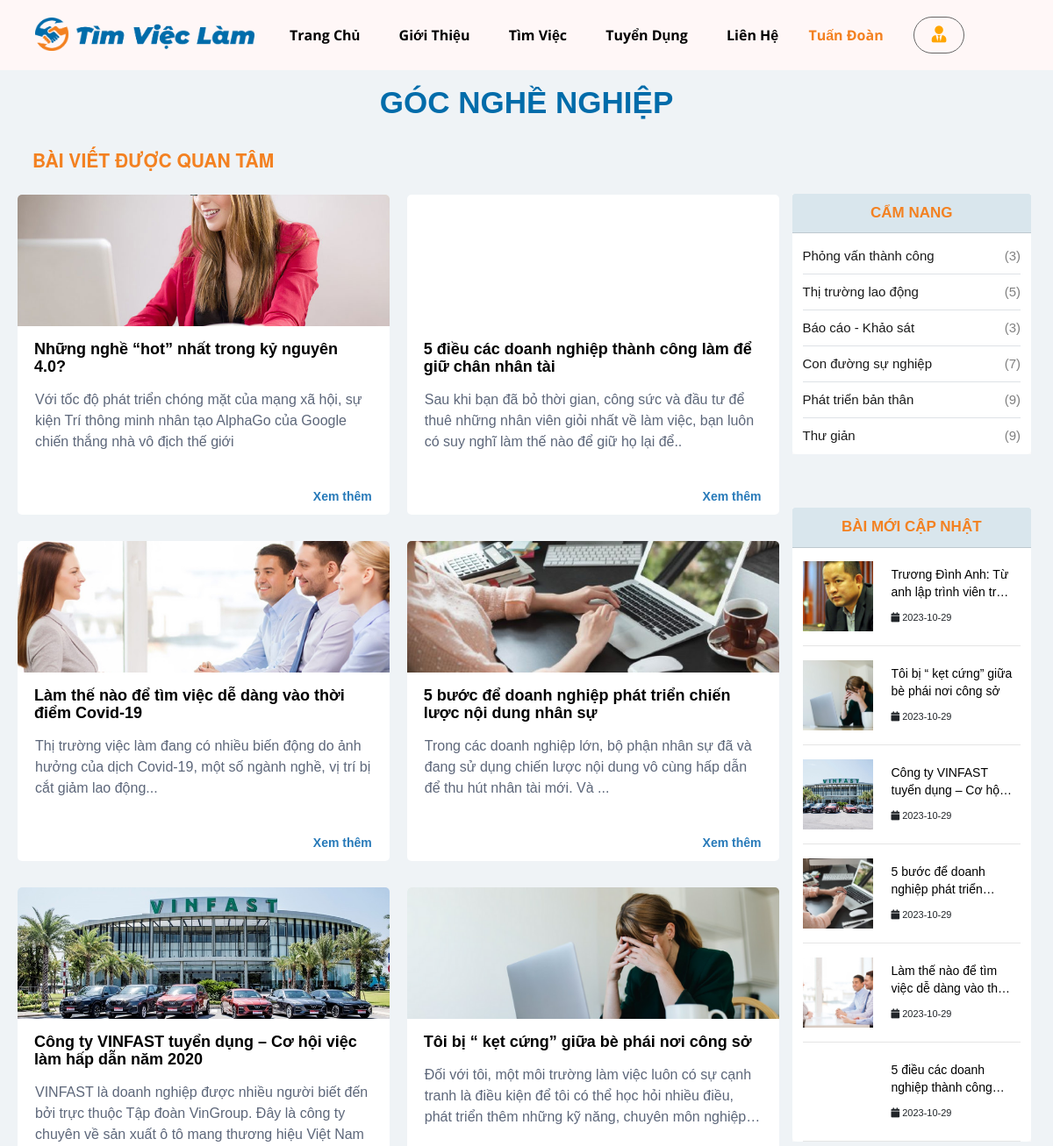
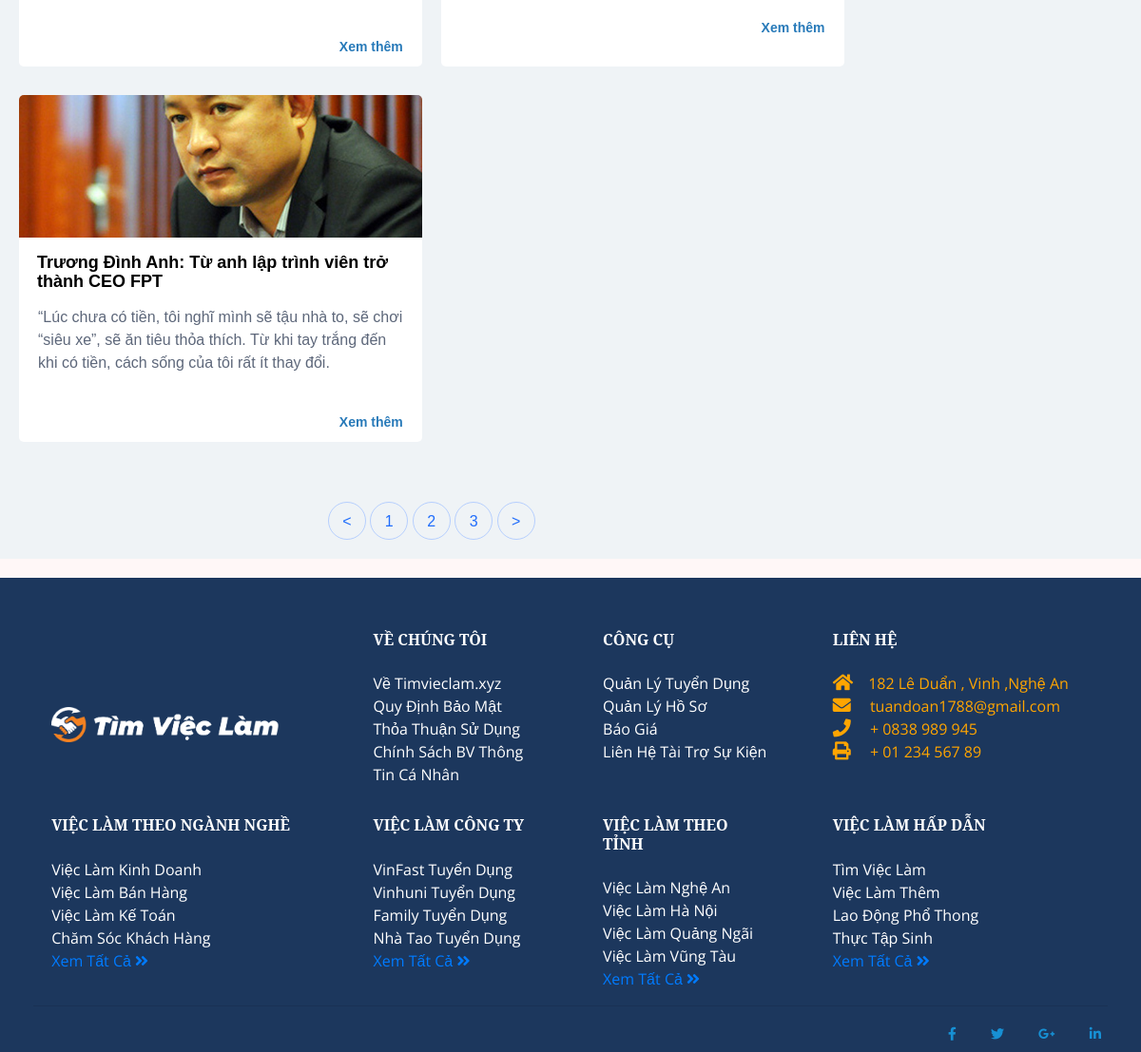
Screenshot of /Blog.php with the database file from the repository (2 pictures, top to bottom).
### tables this page shows
CREATE TABLE `menu` (
  `menu_id` int(11) NOT NULL,
  `tenMenu` varchar(50) NOT NULL,
  `vitri` int(11) NOT NULL,
  `capmenu` int(11) NOT NULL,
  `link` varchar(35) NOT NULL,
  `trangthaiAH` varchar(35) NOT NULL
);

CREATE TABLE `tbl_post` (
  `baiviet_id` int(11) NOT NULL,
  `tieude` varchar(250) NOT NULL,
  `tomtatbv` varchar(250) NOT NULL,
  `noidung` varchar(1000) NOT NULL,
  `hinhanh` varchar(250) NOT NULL,
  `link_bvchitiet` varchar(200) NOT NULL,
  `ttbaiviet` int(11) NOT NULL,
  `loaibv` varchar(50) NOT NULL,
  `trangthaibv` varchar(10) NOT NULL,
  `tacgia` varchar(50) NOT NULL,
  `ngaydang` date NOT NULL
);

### Blog.php (the view, shortened to what this page needs)
<?php
include("header.php");
?>
<section class="ftco-section ftco-degree-bg">
    <div class="container">
        <div class="container-blog-header">
            <div class="blog-text-header">
                <h3> GÓC NGHỀ NGHIỆP</h3>
            </div>
        </div>
        <div class="row">
            <div class="col-md-9 ftco">
                <table class="table table-bordered table-hover">
                    <div class="td-block-title-wrap">
                        <h4 class="td-block-title">
                            <a href="Blog.html" class="td-pulldown-size">BÀI VIẾT ĐƯỢC QUAN TÂM</a>
                        </h4>
                    </div>
                    <class class="row d-flex">
                        <?php
                        $blog = "SELECT baiviet_id,tieude,hinhanh,tomtatbv FROM tbl_post where trangthaibv = 'Hiển thị' ORDER BY ttbaiviet ASC LIMIT 8";
                        $re = mysqli_query($conn, $blog);
                        $data = [];
                        while ($row = mysqli_fetch_array($re, MYSQLI_ASSOC)) {
                            $data[] = array(
                                "baiviet_id" => $row["baiviet_id"],
                                'tieude' => $row['tieude'],
                                'hinhanh' => $row['hinhanh'],
                                'tomtatbv' => $row['tomtatbv'],
                            );
                        }
                        ?>
                        <?php foreach ($data as $row) : ?>
                            <div class="col-md-6   d-flex ftco">
                                <div class="entry align-self-stretch">
                                    <a href="Blog_detail.php?sid=<?php echo $row['baiviet_id']; ?>" class="block-20 " style="background-image: url( 'public/css_timviec/images/blog/<?php echo $row['hinhanh']; ?>'); " title="Những nghề “hot” nhất trong kỷ nguyên 4.0">
                                    </a>
                                    <div class="text mt-3 ">
                                        <h3 class="heading "><a href="Blog_detail.php?sid=<?php echo $row['baiviet_id']; ?> " title="Những nghề “hot” nhất trong kỷ nguyên 4.0 "><?php echo $row['tieude']; ?> </a></h3>
                                    </div>
                                    <div class="content">
                                        <?php echo $row['tomtatbv']; ?>
                                    </div>
                                    <div class="view-more">
                                        <a href="Blog_detail.php?sid=<?php echo $row['baiviet_id']; ?> ">Xem thêm</a>
                                    </div>
                                </div>
                            </div>
                        <?php endforeach; ?>
                    </class>
            </div>
            <div class="row mt-5 ">
                <div class="col text-center ">
                    <div class="block-27 ">
                        <ul>
                            <li><a href="# ">&lt;</a></li>
                            <li><a href="Blog.html">1</a></li>
                            <li><a href="Blog_2.html">2</a></li>
                            <li><a href="# ">3</a></li>
                            <li><a href="# ">&gt;</a></li>
                        </ul>
                    </div>
                </div>
            </div>
        </div>
        <div class="col-md-3 pl-md-9 sidebar ftco ">
            <div class="sidebar-box ftco ">
                <div class="categories ">
                    <div class="slide-bar-header">
                        <h3 class="heading-3 card-header">CẨM NANG </h3>
                    </div>
                    <div class="categories-detail">
                        <li><a href="Blog-phong-van-thanh-cong.html">Phỏng vấn thành công <span>(3)</span></a></li>
                        <li><a href="Blog-thi-truong-lao-dong.html">Thị trường lao động <span>(5)</span></a></li>
                        <li><a href="Blog-bao-cao-khao-sat.html">Báo cáo - Khảo sát<span>(3)</span></a></li>
                        <li><a href="Blog-con-duong-su-nghiep.html">Con đường sự nghiệp<span>(7)</span></a></li>
                        <li><a href="Blog-phat-trien-ban-than.html">Phát triển bản thân <span>(9)</span></a></li>
                        <li><a href="Blog-thu-gian.html">Thư giản <span>(9)</span></a></li>
                    </div>
                </div>
            </div>
            <?php
            $list_blog = "SELECT * FROM tbl_post WHERE trangthaibv = 'Hiển thị' ORDER BY ttbaiviet DESC LIMIT 6";
            $re = mysqli_query($conn, $list_blog);
            $data = [];
            while ($row2 = mysqli_fetch_array($re, MYSQLI_ASSOC)) {
                $data[] = array(
                    'baiviet_id' => $row2['baiviet_id'],
                    'tieude' => $row2['tieude'],
                    'hinhanh' => $row2['hinhanh'],
                    'loaibv' => $row2['loaibv'],
                    'ngaydang' => $row2['ngaydang'],
                );
            }
            ?>
            <div class="sidebar-box ftco ">
                <div class="categories ">
                    <h3 class="heading-3 card-header ">BÀI MỚI CẬP NHẬT</h3>
                    <div class="categories-detail ">
                        <?php foreach ($data as $row2) : ?>
                            <div class="block-21 mb-3 d-flex ">
                                <a class="img mr-3 " href="Blog_detail.php?sid=<?php echo $row2['baiviet_id']; ?>" style="background-image: url(public/css_timviec/images/blog/<?php echo $row2['hinhanh']; ?>); "></a>
                                <div class="text ">
                                    <h3 class="heading "><a href="Blog_detail.php?sid=<?php echo $row2['baiviet_id']; ?>" title="5 bước để doanh nghiệp phát triển chiến lược nội dung. "><?php echo $row2['tieude']; ?></a></h3>
                                    <div class="meta ">
                                        <div>
                                            <i class="fa fa-calendar "></i> <?php echo $row2['ngaydang']; ?></a>
                                        </div>
                                    </div>
                                </div>
                            </div>
                            <hr>
                        <?php endforeach; ?>
                    </div>
                </div>
            </div>
        </div>
    </div>
</section>
<?php include('footer.php'); ?>

### header.php (shortened to what this page needs)
<?php
include("model/config.php");
?>
<!DOCTYPE html>
<html lang="en">
<head>
    <link rel="stylesheet" href="public/plugin/bootstrap/css/bootstrap.min.css" />
    <link rel="stylesheet" href="public/plugin/fontawesome/css/all.min.css" />
    <link rel="stylesheet" href="https://cdnjs.cloudflare.com/ajax/libs/OwlCarousel2/2.3.4/assets/owl.carousel.min.css" />
    <link rel="stylesheet" href="https://cdnjs.cloudflare.com/ajax/libs/OwlCarousel2/2.3.4/assets/owl.theme.default.min.css" />
    <link rel="stylesheet" type="text/css" href="http://cdn.jsdelivr.net/npm/slick-carousel@1.8.1/slick/slick.css" />
    <link rel="stylesheet" href="public/css_timviec/css/style_blog.css">
    <link rel="stylesheet" href="public/css/style.css" />
    <link rel="stylesheet" href="public/css_timviec/css/style-menu.css">
    <link rel="stylesheet" href="public/css_timviec/css/t_style.css">
    <link rel="stylesheet" href="public/css_timviec/css/job.css">
</head>
<body>
    <header class="container" style="display: flex;">
        <a href="index.php"><img class="logo" src="public/css_timviec/images/Logo.png" alt=""></a>
        <nav style="line-height: 40px;">
            <?php
            $menu = "SELECT * FROM menu WHERE trangthaiAH = 'Hiển thị' ORDER BY vitri ASC LIMIT 5";
            $re = mysqli_query($conn, $menu);
            $data = [];
            while ($row = mysqli_fetch_array($re, MYSQLI_ASSOC)) {
                $data[] = array(
                    'tenMenu' => $row['tenMenu'],
                    'link' => $row['link'],
                );
            }
            ?>
            <ul>
                <?php foreach ($data as $row) : ?>
                    <li>
                        <a href="<?php echo $row['link']; ?>"><?php echo $row['tenMenu']; ?> </a>
                    </li>
                <?php endforeach; ?>
                <li style="margin-left: 10px;font-weight: bold;color: #f38121;"> Tuấn Đoàn</li>
                <li>
                    <a href="#" class="menu-buttons"><i class="fas fa-user-tie"></i></a>
                </li>
            </ul>
        </nav>
    </header>

### public/css_timviec/css/style_blog.css (style rules this page uses)
:root { --White: #fafafa; --Origan: #f38121; --Blue-white: #006caa; }
.entry .content { -webkit-line-clamp: 3; -webkit-box-orient: vertical; display: -webkit-box; height: 72px; overflow: hidden; color: #5d677a; font-size: 16px; font-weight: 400; text-overflow: ellipsis; padding: 0px 20px; }
.entry .view-more { padding: 0px 20px 10px; }
.blog-text-header h3 { text-align: center; font-weight: 900px; font-size: 35px; font-weight: 600; text-align: center; margin-bottom: 20px; color: var(--Blue-white); }
.td-block-title-wrap { position: relative; box-sizing: border-box; }
.td-block-title { margin: 12px; font-family: "Helvetica Neue", Helvetica, Arial, sans-serif; font-size: 21px; font-weight: bold; text-transform: uppercase; }
.td-block-title a { display: inline-block; color: var(--Origan); }
.ftco-section { padding: 1em 0; position: relative; background-color: #FAFAFA; }
.entry { background-color: white; margin: 15px 0px; }
a { text-decoration: none !important; }
.img, .img, .user-img { background-size: cover; background-repeat: no-repeat; background-position: center center; }
.block-20 { overflow: hidden; background-size: cover; background-repeat: no-repeat; background-position: center center; height: 150px; position: relative; display: block; }
.entry .text { position: relative; border-top: 0; border-radius: 2px; padding: 0px 14px; }
.entry .text .heading { font-size: 18px; margin-bottom: 16px; }
.entry .text .heading a { color: #000000; font-weight: 550; }
.block-27 ul { padding: 0; margin: 0; }
.block-27 ul li { display: inline-block; margin-bottom: 4px; font-weight: 400; }
.block-27 ul li a, .block-27 ul li span { color: #206dfb; text-align: center; display: inline-block; width: 40px; height: 40px; line-height: 40px; border-radius: 50%; border: 1px solid #b6cffe; }
.block-21 .img { display: block; height: 80px; width: 80px; }
.block-21 .text { width: calc(100% - 100px); }
.block-21 .text .heading { font-size: 14px; font-weight: 300; }
.block-21 .text .heading a { color: #000000; }
.block-21 .text .meta>div { display: inline-block; font-size: 11px; margin: 5px; }
.sidebar-box .text h3 { font-size: 20px; font-weight: 500; }
.sidebar-box .text h3 a { color: #000000; }
.categories { background-color: #FAFAFA; border-radius: 5px; margin: 63px 0px; background-color: white; }
.categories-detail { padding: 0px 12px 2px; }
.sidebar-box { margin-bottom: 30px; font-size: 15px; width: 100%; background-color: #FAFAFA; }
.sidebar-box *:last-child { margin-bottom: -1.5px; }
.sidebar-box h3.heading-3 { font-size: 17px; font-weight: 600; text-align: center; margin-bottom: 15px; background-color: #D9E6ED; color: var(--Origan) }
.entry { border-radius: 5px 5px; }
.entry .block-20 { border-radius: 5px 5px 0px 0px; }
.categories li, .sidelink li { position: relative; margin-bottom: 9px; padding-bottom: 10px; border-bottom: 1px solid #dee2e6; list-style: none; }
.categories li:last-child, .categories li a, .sidelink li a { display: block; color: #1a1a1a; border-bottom: none; }
.categories li a span, .sidelink li a span { position: absolute; right: 0; top: 0; color: gray; }
.heading a { overflow: hidden; text-overflow: ellipsis; line-height: 20px; -webkit-line-clamp: 2; display: -webkit-box; -webkit-box-orient: vertical; margin-right: 5px; margin: 5px; }
.fas { font-size: 19px; }
*, *::before, *::after { -webkit-box-sizing: border-box; box-sizing: border-box; }
ul { list-style-type: none; }
@media (min-width: 576px) { .container { max-width: 540px; } }
@media (min-width: 768px) { .container { max-width: 720px; } }
@media (min-width: 992px) { .container { max-width: 960px; } }
@media (min-width: 1200px) { .container { max-width: 1170px; } }

### public/css_timviec/css/style-menu.css (style rules this page uses)
header { width: 100%; height: 80px; }
.logo { width: 250px; float: left; margin: 20px 20px 20px 10px; }
nav { float: right; margin: 20px 0px; }
nav ul { list-style: none; }
nav ul li { display: inline; }
nav ul li a { padding: 10px 20px; color: black; font-weight: bold; position: relative; }
.menu-buttons { border: 1px solid #666666; background-color: #fff7f7; border-radius: 25px; color: #000000; font-size: 15px; margin-left: 30px; }
* { margin: 0; padding: 0; }
body { background-color: rgb(255, 247, 247); }
.container { box-sizing: border-box; position: relative; }
.fas { color: rgb(245, 180, 83); }
section { padding:0px 0px; font-family: 'Raleway', sans-serif; }
.fas { color: orange; }

### rows the page displays
menu: tenMenu "Trang Chủ"
menu: tenMenu "Giới Thiệu"
menu: tenMenu "Tìm Việc"
menu: tenMenu "Tuyển Dụng"
menu: tenMenu "Liên Hệ"
tbl_post: hinhanh (picture), tieude "Những nghề “hot” nhất trong kỷ nguyên 4.0?", tomtatbv "Với tốc độ phát triển chóng mặt của mạng xã hội, sự kiện Trí thông minh nhân tạo AlphaGo của Google chiến thắng nhà vô địch thế giới"
tbl_post: tieude "5 điều các doanh nghiệp thành công làm để giữ chân nhân tài", tomtatbv "Sau khi bạn đã bỏ thời gian, công sức và đầu tư để thuê những nhân viên giỏi nhất về làm việc, bạn luôn có suy nghĩ làm thế nào để giữ họ lại để..", tieude "5 điều các doanh nghiệp thành…", ngaydang "2023-10-29"
tbl_post: hinhanh (picture), tieude "Làm thế nào để tìm việc dễ dàng vào thời điểm Covid-19", tomtatbv "Thị trường việc làm đang có nhiều biến động do ảnh hưởng của dịch Covid-19, một số ngành nghề, vị trí bị cắt giảm lao động...", tieude "Làm thế nào để tìm việc dễ dàng vào…", ngaydang "2023-10-29"
tbl_post: hinhanh (picture), tieude "5 bước để doanh nghiệp phát triển chiến lược nội dung nhân sự", tomtatbv "Trong các doanh nghiệp lớn, bộ phận nhân sự đã và đang sử dụng chiến lược nội dung vô cùng hấp dẫn để thu hút nhân tài mới. Và ...", tieude "5 bước để doanh nghiệp phát…", ngaydang "2023-10-29"
tbl_post: hinhanh (picture), tieude "Công ty VINFAST tuyển dụng – Cơ hội việc làm hấp dẫn năm 2020", tomtatbv "VINFAST là doanh nghiệp được nhiều người biết đến bởi trực thuộc Tập đoàn VinGroup. Đây là công ty chuyên về sản xuất ô tô mang thương hiệu Việt Nam", tieude "Công ty VINFAST tuyển dụng – Cơ…", ngaydang "2023-10-29"
tbl_post: hinhanh (picture), tieude "Tôi bị “ kẹt cứng” giữa bè phái nơi công sở", tomtatbv "Đối với tôi, một môi trường làm việc luôn có sự cạnh tranh là điều kiện để tôi có thể học hỏi nhiều điều, phát triển thêm những kỹ năng, chuyên môn…", ngaydang "2023-10-29"
tbl_post: hinhanh (picture), tieude "Trương Đình Anh: Từ anh lập trình viên trở thành CEO FPT", tomtatbv "“Lúc chưa có tiền, tôi nghĩ mình sẽ tậu nhà to, sẽ chơi “siêu xe”, sẽ ăn tiêu thỏa thích. Từ khi tay trắng đến khi có tiền, cách sống của tôi rất ít thay đổi.", tieude "Trương Đình Anh: Từ anh lập trình viên…", ngaydang "2023-10-29"
